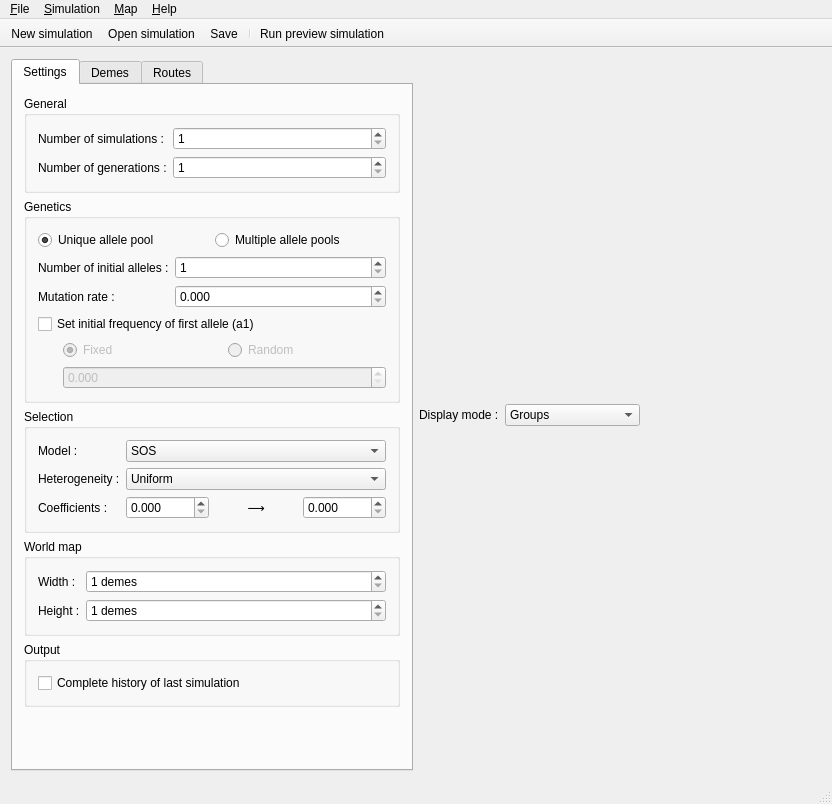
<?xml version="1.0" encoding="UTF-8"?>
<ui version="4.0">
 <class>MainWindow</class>
 <widget class="QMainWindow" name="MainWindow">
  <property name="geometry">
   <rect>
    <x>0</x>
    <y>0</y>
    <width>832</width>
    <height>804</height>
   </rect>
  </property>
  <property name="windowTitle">
   <string>SELECTOR-GUI</string>
  </property>
  <widget class="QWidget" name="centralWidget">
   <layout class="QHBoxLayout" name="horizontalLayout">
    <item>
     <widget class="QTabWidget" name="tabWidget">
      <property name="currentIndex">
       <number>0</number>
      </property>
      <widget class="QWidget" name="settingsTab">
       <attribute name="title">
        <string>Settings</string>
       </attribute>
       <layout class="QVBoxLayout" name="verticalLayout">
        <item>
         <widget class="QGroupBox" name="generalGroupBox">
          <property name="sizePolicy">
           <sizepolicy hsizetype="Preferred" vsizetype="Fixed">
            <horstretch>0</horstretch>
            <verstretch>0</verstretch>
           </sizepolicy>
          </property>
          <property name="title">
           <string>General</string>
          </property>
          <layout class="QFormLayout" name="formLayout">
           <item row="0" column="0">
            <widget class="QLabel" name="numberOfSimulationsLabel">
             <property name="text">
              <string>Number of simulations :</string>
             </property>
            </widget>
           </item>
           <item row="0" column="1">
            <widget class="QSpinBox" name="numberOfSimulationsSpinBox">
             <property name="keyboardTracking">
              <bool>false</bool>
             </property>
             <property name="minimum">
              <number>1</number>
             </property>
             <property name="maximum">
              <number>999999999</number>
             </property>
            </widget>
           </item>
           <item row="2" column="0">
            <widget class="QLabel" name="numberOfGenerationsLabel">
             <property name="text">
              <string>Number of generations :</string>
             </property>
            </widget>
           </item>
           <item row="2" column="1">
            <widget class="QSpinBox" name="numberOfGenerationsSpinBox">
             <property name="accelerated">
              <bool>true</bool>
             </property>
             <property name="keyboardTracking">
              <bool>false</bool>
             </property>
             <property name="minimum">
              <number>1</number>
             </property>
             <property name="maximum">
              <number>999999999</number>
             </property>
             <property name="singleStep">
              <number>10</number>
             </property>
            </widget>
           </item>
          </layout>
         </widget>
        </item>
        <item>
         <widget class="QGroupBox" name="geneticsGroupBox">
          <property name="sizePolicy">
           <sizepolicy hsizetype="Preferred" vsizetype="Fixed">
            <horstretch>0</horstretch>
            <verstretch>0</verstretch>
           </sizepolicy>
          </property>
          <property name="title">
           <string>Genetics</string>
          </property>
          <layout class="QVBoxLayout" name="verticalLayout_3">
           <item>
            <widget class="QWidget" name="widget" native="true">
             <layout class="QHBoxLayout" name="horizontalLayout_2">
              <property name="leftMargin">
               <number>0</number>
              </property>
              <property name="topMargin">
               <number>0</number>
              </property>
              <property name="rightMargin">
               <number>0</number>
              </property>
              <property name="bottomMargin">
               <number>0</number>
              </property>
              <item>
               <widget class="QRadioButton" name="uniquePoolRadioButton">
                <property name="toolTip">
                 <string>All initial population sources are constituted from one single gene pool</string>
                </property>
                <property name="text">
                 <string>Unique allele pool</string>
                </property>
                <property name="checked">
                 <bool>true</bool>
                </property>
               </widget>
              </item>
              <item>
               <widget class="QRadioButton" name="multiplePoolRadioButton">
                <property name="toolTip">
                 <string>Each initial population group is derived from independent ancestral gene pools</string>
                </property>
                <property name="text">
                 <string>Multiple allele pools</string>
                </property>
               </widget>
              </item>
             </layout>
            </widget>
           </item>
           <item>
            <layout class="QFormLayout" name="formLayout_2">
             <item row="0" column="0">
              <widget class="QLabel" name="numberOfInitialAllelesLabel">
               <property name="text">
                <string>Number of initial alleles :</string>
               </property>
              </widget>
             </item>
             <item row="0" column="1">
              <widget class="QSpinBox" name="numberOfInitialAllelesSpinBox">
               <property name="keyboardTracking">
                <bool>false</bool>
               </property>
               <property name="minimum">
                <number>1</number>
               </property>
               <property name="maximum">
                <number>999999999</number>
               </property>
              </widget>
             </item>
             <item row="1" column="0">
              <widget class="QLabel" name="mutationRateLabel">
               <property name="toolTip">
                <string>Defines the probability that new alleles appear (mutation rate per individual per generation)</string>
               </property>
               <property name="text">
                <string>Mutation rate :</string>
               </property>
              </widget>
             </item>
             <item row="1" column="1">
              <widget class="QDoubleSpinBox" name="mutationRateDoubleSpinBox">
               <property name="keyboardTracking">
                <bool>false</bool>
               </property>
               <property name="decimals">
                <number>3</number>
               </property>
               <property name="singleStep">
                <double>0.050000000000000</double>
               </property>
              </widget>
             </item>
            </layout>
           </item>
           <item>
            <widget class="QCheckBox" name="initialFrequencyCheckBox">
             <property name="text">
              <string>Set initial frequency of first allele (a1)</string>
             </property>
            </widget>
           </item>
           <item>
            <widget class="QWidget" name="firstAlleleFrequencyWidget" native="true">
             <property name="enabled">
              <bool>false</bool>
             </property>
             <layout class="QVBoxLayout" name="verticalLayout_4">
              <property name="leftMargin">
               <number>25</number>
              </property>
              <property name="topMargin">
               <number>0</number>
              </property>
              <property name="rightMargin">
               <number>0</number>
              </property>
              <property name="bottomMargin">
               <number>0</number>
              </property>
              <item>
               <layout class="QHBoxLayout" name="horizontalLayout_6">
                <item>
                 <widget class="QRadioButton" name="fixedFrequencyRadioButton">
                  <property name="toolTip">
                   <string>Initial frequency of the first allele of each deme will be the same</string>
                  </property>
                  <property name="text">
                   <string>Fixed</string>
                  </property>
                  <property name="checked">
                   <bool>true</bool>
                  </property>
                 </widget>
                </item>
                <item>
                 <widget class="QRadioButton" name="randomFrequencyRadioButton">
                  <property name="toolTip">
                   <string>Initial frequency of the first allele of each deme will be randomized between the given interval</string>
                  </property>
                  <property name="text">
                   <string>Random</string>
                  </property>
                 </widget>
                </item>
               </layout>
              </item>
              <item>
               <widget class="QStackedWidget" name="firstAlleleFrequencyStackedWidget">
                <widget class="QWidget" name="fixedFrequencyPage">
                 <layout class="QVBoxLayout" name="verticalLayout_5">
                  <property name="leftMargin">
                   <number>0</number>
                  </property>
                  <property name="topMargin">
                   <number>0</number>
                  </property>
                  <property name="rightMargin">
                   <number>0</number>
                  </property>
                  <property name="bottomMargin">
                   <number>0</number>
                  </property>
                  <item>
                   <widget class="QDoubleSpinBox" name="fixedFrequencyDoubleSpinBox">
                    <property name="keyboardTracking">
                     <bool>false</bool>
                    </property>
                    <property name="decimals">
                     <number>3</number>
                    </property>
                    <property name="maximum">
                     <double>1.000000000000000</double>
                    </property>
                    <property name="singleStep">
                     <double>0.050000000000000</double>
                    </property>
                   </widget>
                  </item>
                 </layout>
                </widget>
                <widget class="QWidget" name="randomFrequencyPage">
                 <layout class="QHBoxLayout" name="horizontalLayout_5">
                  <property name="leftMargin">
                   <number>0</number>
                  </property>
                  <property name="topMargin">
                   <number>0</number>
                  </property>
                  <property name="rightMargin">
                   <number>0</number>
                  </property>
                  <property name="bottomMargin">
                   <number>0</number>
                  </property>
                  <item>
                   <widget class="QDoubleSpinBox" name="intervalFrequency1DoubleSpinBox">
                    <property name="decimals">
                     <number>3</number>
                    </property>
                    <property name="maximum">
                     <double>1.000000000000000</double>
                    </property>
                    <property name="singleStep">
                     <double>0.050000000000000</double>
                    </property>
                   </widget>
                  </item>
                  <item>
                   <widget class="QLabel" name="label_4">
                    <property name="sizePolicy">
                     <sizepolicy hsizetype="Minimum" vsizetype="Preferred">
                      <horstretch>0</horstretch>
                      <verstretch>0</verstretch>
                     </sizepolicy>
                    </property>
                    <property name="text">
                     <string>⟷</string>
                    </property>
                    <property name="alignment">
                     <set>Qt::AlignCenter</set>
                    </property>
                   </widget>
                  </item>
                  <item>
                   <widget class="QDoubleSpinBox" name="intervalFrequency2DoubleSpinBox_2">
                    <property name="decimals">
                     <number>3</number>
                    </property>
                    <property name="maximum">
                     <double>1.000000000000000</double>
                    </property>
                    <property name="singleStep">
                     <double>0.050000000000000</double>
                    </property>
                   </widget>
                  </item>
                 </layout>
                </widget>
               </widget>
              </item>
             </layout>
            </widget>
           </item>
          </layout>
         </widget>
        </item>
        <item>
         <widget class="QGroupBox" name="selectionGroupBox">
          <property name="sizePolicy">
           <sizepolicy hsizetype="Preferred" vsizetype="Fixed">
            <horstretch>0</horstretch>
            <verstretch>0</verstretch>
           </sizepolicy>
          </property>
          <property name="title">
           <string>Selection</string>
          </property>
          <layout class="QFormLayout" name="formLayout_3">
           <item row="0" column="0">
            <widget class="QLabel" name="selectionModelLabel">
             <property name="text">
              <string>Model :</string>
             </property>
            </widget>
           </item>
           <item row="0" column="1">
            <widget class="QComboBox" name="selectionModelComboBox">
             <property name="sizeAdjustPolicy">
              <enum>QComboBox::AdjustToContents</enum>
             </property>
             <item>
              <property name="text">
               <string>SOS</string>
              </property>
             </item>
             <item>
              <property name="text">
               <string>FDS</string>
              </property>
             </item>
             <item>
              <property name="text">
               <string>DPS</string>
              </property>
             </item>
            </widget>
           </item>
           <item row="1" column="0">
            <widget class="QLabel" name="heterogeneityLabel">
             <property name="text">
              <string>Heterogeneity :</string>
             </property>
            </widget>
           </item>
           <item row="1" column="1">
            <widget class="QComboBox" name="heterogeneityComboBox">
             <item>
              <property name="text">
               <string>Uniform</string>
              </property>
             </item>
             <item>
              <property name="text">
               <string>Latitudinal</string>
              </property>
             </item>
             <item>
              <property name="text">
               <string>Longitudinal</string>
              </property>
             </item>
            </widget>
           </item>
           <item row="2" column="0">
            <widget class="QLabel" name="coefficientLabel">
             <property name="text">
              <string>Coefficients :</string>
             </property>
            </widget>
           </item>
           <item row="2" column="1">
            <widget class="QStackedWidget" name="coefficientStackedWidget">
             <property name="currentIndex">
              <number>1</number>
             </property>
             <widget class="QWidget" name="uniformCoefficientPage">
              <layout class="QHBoxLayout" name="horizontalLayout_4">
               <property name="leftMargin">
                <number>0</number>
               </property>
               <property name="topMargin">
                <number>0</number>
               </property>
               <property name="rightMargin">
                <number>0</number>
               </property>
               <property name="bottomMargin">
                <number>0</number>
               </property>
               <item>
                <widget class="QDoubleSpinBox" name="uniformCoefficientDoubleSpinBox">
                 <property name="keyboardTracking">
                  <bool>false</bool>
                 </property>
                 <property name="decimals">
                  <number>3</number>
                 </property>
                 <property name="maximum">
                  <double>1.000000000000000</double>
                 </property>
                 <property name="singleStep">
                  <double>0.050000000000000</double>
                 </property>
                </widget>
               </item>
              </layout>
             </widget>
             <widget class="QWidget" name="gradientCoefficientPage">
              <layout class="QHBoxLayout" name="horizontalLayout_3">
               <property name="leftMargin">
                <number>0</number>
               </property>
               <property name="topMargin">
                <number>0</number>
               </property>
               <property name="rightMargin">
                <number>0</number>
               </property>
               <property name="bottomMargin">
                <number>0</number>
               </property>
               <item>
                <widget class="QDoubleSpinBox" name="northEastCoefficientDoubleSpinBox">
                 <property name="toolTip">
                  <string>Selection coefficient in the northern / eastern demes</string>
                 </property>
                 <property name="keyboardTracking">
                  <bool>false</bool>
                 </property>
                 <property name="decimals">
                  <number>3</number>
                 </property>
                 <property name="maximum">
                  <double>1.000000000000000</double>
                 </property>
                 <property name="singleStep">
                  <double>0.050000000000000</double>
                 </property>
                </widget>
               </item>
               <item>
                <widget class="QLabel" name="label">
                 <property name="text">
                  <string>⟶</string>
                 </property>
                 <property name="alignment">
                  <set>Qt::AlignCenter</set>
                 </property>
                </widget>
               </item>
               <item>
                <widget class="QDoubleSpinBox" name="southWestCoefficientDoubleSpinBox">
                 <property name="toolTip">
                  <string>Selection coefficient in the southern / western demes</string>
                 </property>
                 <property name="keyboardTracking">
                  <bool>false</bool>
                 </property>
                 <property name="decimals">
                  <number>3</number>
                 </property>
                 <property name="maximum">
                  <double>1.000000000000000</double>
                 </property>
                 <property name="singleStep">
                  <double>0.050000000000000</double>
                 </property>
                </widget>
               </item>
              </layout>
             </widget>
            </widget>
           </item>
          </layout>
         </widget>
        </item>
        <item>
         <widget class="QGroupBox" name="worldGroupBox">
          <property name="title">
           <string>World map</string>
          </property>
          <layout class="QFormLayout" name="formLayout_5">
           <item row="0" column="0">
            <widget class="QLabel" name="mapWidthLabel">
             <property name="text">
              <string>Width :</string>
             </property>
            </widget>
           </item>
           <item row="0" column="1">
            <widget class="QSpinBox" name="mapWidthSpinBox">
             <property name="keyboardTracking">
              <bool>false</bool>
             </property>
             <property name="suffix">
              <string> demes</string>
             </property>
             <property name="minimum">
              <number>1</number>
             </property>
             <property name="maximum">
              <number>999999999</number>
             </property>
            </widget>
           </item>
           <item row="1" column="0">
            <widget class="QLabel" name="mapHeightLabel">
             <property name="text">
              <string>Height :</string>
             </property>
            </widget>
           </item>
           <item row="1" column="1">
            <widget class="QSpinBox" name="mapHeightSpinBox">
             <property name="keyboardTracking">
              <bool>false</bool>
             </property>
             <property name="suffix">
              <string> demes</string>
             </property>
             <property name="minimum">
              <number>1</number>
             </property>
             <property name="maximum">
              <number>999999999</number>
             </property>
            </widget>
           </item>
          </layout>
         </widget>
        </item>
        <item>
         <widget class="QGroupBox" name="outputGroupBox">
          <property name="sizePolicy">
           <sizepolicy hsizetype="Preferred" vsizetype="Fixed">
            <horstretch>0</horstretch>
            <verstretch>0</verstretch>
           </sizepolicy>
          </property>
          <property name="title">
           <string>Output</string>
          </property>
          <layout class="QFormLayout" name="formLayout_4">
           <item row="0" column="0">
            <widget class="QCheckBox" name="completeHistoryCheckBox">
             <property name="text">
              <string>Complete history of last simulation</string>
             </property>
            </widget>
           </item>
          </layout>
         </widget>
        </item>
        <item>
         <spacer name="verticalSpacer">
          <property name="orientation">
           <enum>Qt::Vertical</enum>
          </property>
          <property name="sizeHint" stdset="0">
           <size>
            <width>20</width>
            <height>40</height>
           </size>
          </property>
         </spacer>
        </item>
       </layout>
      </widget>
      <widget class="QWidget" name="demesTab">
       <attribute name="title">
        <string>Demes</string>
       </attribute>
       <layout class="QVBoxLayout" name="verticalLayout_2">
        <item>
         <widget class="QTableWidget" name="demesTableWidget">
          <column>
           <property name="text">
            <string>Index</string>
           </property>
          </column>
          <column>
           <property name="text">
            <string>Active</string>
           </property>
          </column>
          <column>
           <property name="text">
            <string>Population</string>
           </property>
          </column>
          <column>
           <property name="text">
            <string>Carrying Capacity</string>
           </property>
          </column>
          <column>
           <property name="text">
            <string>Growth Rate</string>
           </property>
          </column>
          <column>
           <property name="text">
            <string>Migration Rate</string>
           </property>
          </column>
          <column>
           <property name="text">
            <string>Group</string>
           </property>
          </column>
          <column>
           <property name="text">
            <string>Sample Size</string>
           </property>
          </column>
         </widget>
        </item>
       </layout>
      </widget>
      <widget class="QWidget" name="routesTab">
       <attribute name="title">
        <string>Routes</string>
       </attribute>
      </widget>
     </widget>
    </item>
    <item>
     <layout class="QVBoxLayout" name="centerLayout">
      <item>
       <layout class="QHBoxLayout" name="horizontalLayout_7">
        <item>
         <widget class="QLabel" name="label_3">
          <property name="text">
           <string>Display mode :</string>
          </property>
         </widget>
        </item>
        <item>
         <widget class="QComboBox" name="displayModeComboBox">
          <item>
           <property name="text">
            <string>Groups</string>
           </property>
          </item>
          <item>
           <property name="text">
            <string>Initial populations</string>
           </property>
          </item>
          <item>
           <property name="text">
            <string>Carrying capacities</string>
           </property>
          </item>
          <item>
           <property name="text">
            <string>Growth rates</string>
           </property>
          </item>
          <item>
           <property name="text">
            <string>Migration rates</string>
           </property>
          </item>
          <item>
           <property name="text">
            <string>Samples sizes</string>
           </property>
          </item>
         </widget>
        </item>
        <item>
         <spacer name="horizontalSpacer">
          <property name="orientation">
           <enum>Qt::Horizontal</enum>
          </property>
          <property name="sizeHint" stdset="0">
           <size>
            <width>40</width>
            <height>20</height>
           </size>
          </property>
         </spacer>
        </item>
       </layout>
      </item>
     </layout>
    </item>
   </layout>
  </widget>
  <widget class="QMenuBar" name="menuBar">
   <property name="geometry">
    <rect>
     <x>0</x>
     <y>0</y>
     <width>832</width>
     <height>27</height>
    </rect>
   </property>
   <widget class="QMenu" name="menu_File">
    <property name="title">
     <string>&amp;File</string>
    </property>
    <widget class="QMenu" name="menu_OpenRecentSimulation">
     <property name="enabled">
      <bool>false</bool>
     </property>
     <property name="title">
      <string>Open recent simulation ...</string>
     </property>
    </widget>
    <addaction name="action_NewSimulation"/>
    <addaction name="action_OpenSimulation"/>
    <addaction name="menu_OpenRecentSimulation"/>
    <addaction name="action_Save"/>
    <addaction name="action_SaveAs"/>
    <addaction name="separator"/>
    <addaction name="action_Exit"/>
   </widget>
   <widget class="QMenu" name="menu_Simulation">
    <property name="geometry">
     <rect>
      <x>384</x>
      <y>105</y>
      <width>236</width>
      <height>100</height>
     </rect>
    </property>
    <property name="title">
     <string>&amp;Simulation</string>
    </property>
    <addaction name="action_RunPreviewSimulation"/>
    <addaction name="action_RunSimulation"/>
   </widget>
   <widget class="QMenu" name="menu_Map">
    <property name="title">
     <string>&amp;Map</string>
    </property>
    <addaction name="action_LoadASCIIRasterFile"/>
   </widget>
   <widget class="QMenu" name="menu_Help">
    <property name="title">
     <string>&amp;Help</string>
    </property>
    <addaction name="action_OpenUserManual"/>
    <addaction name="separator"/>
    <addaction name="action_About"/>
   </widget>
   <addaction name="menu_File"/>
   <addaction name="menu_Simulation"/>
   <addaction name="menu_Map"/>
   <addaction name="menu_Help"/>
  </widget>
  <widget class="QToolBar" name="mainToolBar">
   <property name="movable">
    <bool>false</bool>
   </property>
   <attribute name="toolBarArea">
    <enum>TopToolBarArea</enum>
   </attribute>
   <attribute name="toolBarBreak">
    <bool>false</bool>
   </attribute>
   <addaction name="action_NewSimulation"/>
   <addaction name="action_OpenSimulation"/>
   <addaction name="action_Save"/>
   <addaction name="separator"/>
   <addaction name="action_RunPreviewSimulation"/>
  </widget>
  <widget class="QStatusBar" name="statusBar"/>
  <action name="action_Exit">
   <property name="icon">
    <iconset resource="icons.qrc">
     <normaloff>:/icons/System-log-out.svg</normaloff>:/icons/System-log-out.svg</iconset>
   </property>
   <property name="text">
    <string>&amp;Exit</string>
   </property>
   <property name="shortcut">
    <string>Ctrl+Q</string>
   </property>
  </action>
  <action name="action_NewSimulation">
   <property name="icon">
    <iconset resource="icons.qrc">
     <normaloff>:/icons/Document-new.svg</normaloff>:/icons/Document-new.svg</iconset>
   </property>
   <property name="text">
    <string>&amp;New simulation</string>
   </property>
   <property name="toolTip">
    <string>New simulation (CTRL+N)</string>
   </property>
   <property name="shortcut">
    <string>Ctrl+N</string>
   </property>
  </action>
  <action name="action_OpenSimulation">
   <property name="icon">
    <iconset resource="icons.qrc">
     <normaloff>:/icons/Document-open.svg</normaloff>:/icons/Document-open.svg</iconset>
   </property>
   <property name="text">
    <string>&amp;Open simulation</string>
   </property>
  </action>
  <action name="action_Save">
   <property name="icon">
    <iconset resource="icons.qrc">
     <normaloff>:/icons/Document-save.svg</normaloff>:/icons/Document-save.svg</iconset>
   </property>
   <property name="text">
    <string>&amp;Save</string>
   </property>
   <property name="toolTip">
    <string>Save (CTRL+S)</string>
   </property>
   <property name="shortcut">
    <string>Ctrl+S</string>
   </property>
  </action>
  <action name="action_SaveAs">
   <property name="icon">
    <iconset resource="icons.qrc">
     <normaloff>:/icons/Document-save-as.svg</normaloff>:/icons/Document-save-as.svg</iconset>
   </property>
   <property name="text">
    <string>Save as ...</string>
   </property>
  </action>
  <action name="action_LoadASCIIRasterFile">
   <property name="text">
    <string>Load &amp;ASCII raster file</string>
   </property>
  </action>
  <action name="action_About">
   <property name="icon">
    <iconset resource="icons.qrc">
     <normaloff>:/icons/Help-browser.svg</normaloff>:/icons/Help-browser.svg</iconset>
   </property>
   <property name="text">
    <string>&amp;About SELECTOR-GUI</string>
   </property>
  </action>
  <action name="action_OpenUserManual">
   <property name="text">
    <string>Open &amp;user manual</string>
   </property>
  </action>
  <action name="action_RunPreviewSimulation">
   <property name="icon">
    <iconset resource="icons.qrc">
     <normaloff>:/icons/Media-playback-start.svg</normaloff>:/icons/Media-playback-start.svg</iconset>
   </property>
   <property name="text">
    <string>Run &amp;preview simulation</string>
   </property>
   <property name="toolTip">
    <string>Run preview simulation (CTRL+R)</string>
   </property>
   <property name="shortcut">
    <string>Ctrl+R</string>
   </property>
  </action>
  <action name="action_RunSimulation">
   <property name="text">
    <string>&amp;Run</string>
   </property>
  </action>
 </widget>
 <layoutdefault spacing="6" margin="11"/>
 <resources>
  <include location="icons.qrc"/>
 </resources>
 <connections>
  <connection>
   <sender>action_Exit</sender>
   <signal>triggered()</signal>
   <receiver>MainWindow</receiver>
   <slot>close()</slot>
   <hints>
    <hint type="sourcelabel">
     <x>-1</x>
     <y>-1</y>
    </hint>
    <hint type="destinationlabel">
     <x>309</x>
     <y>299</y>
    </hint>
   </hints>
  </connection>
  <connection>
   <sender>initialFrequencyCheckBox</sender>
   <signal>toggled(bool)</signal>
   <receiver>firstAlleleFrequencyWidget</receiver>
   <slot>setEnabled(bool)</slot>
   <hints>
    <hint type="sourcelabel">
     <x>91</x>
     <y>359</y>
    </hint>
    <hint type="destinationlabel">
     <x>175</x>
     <y>412</y>
    </hint>
   </hints>
  </connection>
 </connections>
</ui>
